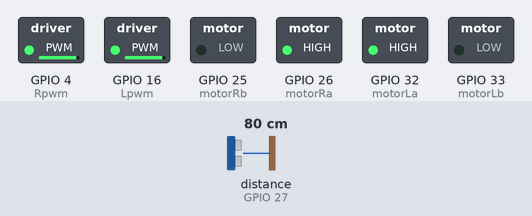
This sketch was run on a simulated ESP32. Parts: switched loads named in the sketch (green lamp = pin HIGH). Wiring (inferred from the names in the program): ultrasonic range finder: trigger GPIO 14; echo GPIO 27. Inputs (shaded band) come from the test bench; at power-on: distance to the obstacle (sensor on GPIO 27) 80 cm. The echo pulse lasts 58.3 µs per cm; pins used as bus, display or sensor lines are not drawn; what the sketch prints to the serial monitor is not drawn.

Above: at 1.2 s.
1.3 s: distance to the obstacle (sensor on GPIO 27) set to 2 cm
At 2.5 s:
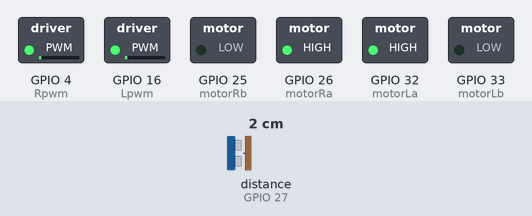
2.8 s: distance to the obstacle (sensor on GPIO 27) set to 35 cm
At 3.6 s:
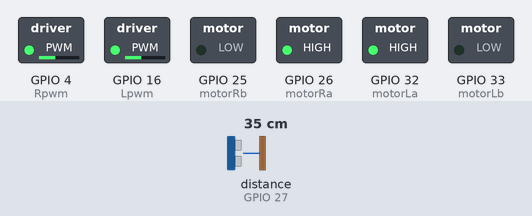
4.3 s: distance to the obstacle (sensor on GPIO 27) set to 60 cm
At 4.8 s:
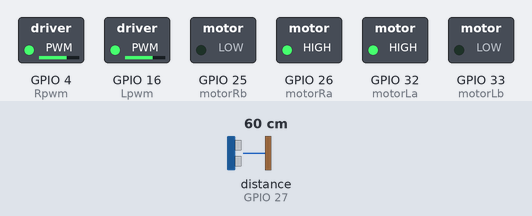
Timing chart, 0 to 7.3 s (numbered marks = the images above; inputs shaded):
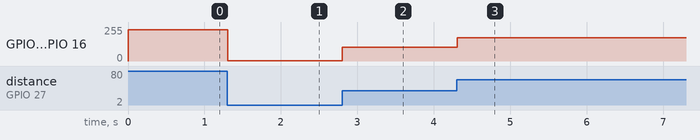

The sketch:

4_Obstical_slowdown.ino
```cpp
/*
  Robot will slow down as it approches obsticals
*/

// Assigning names to esp Pins
#define motorRa 26
#define motorRb 25
#define motorLa 32
#define motorLb 33

#define Rpwm 4
#define Lpwm 16

// ultra sonic sensor global variables
const int trigger_Pin = 14;
const int echo_Pin = 27;
long duration;
int distance;

//Motor Pwm global Variables
const int channel_R = 0;
const int channel_L = 1;
const int freq = 5000;
const int res = 8;

void setup(){
  setup_all_pinouts();
  start_moving();
  Serial.begin(115200);
}

void loop(){
  digitalWrite(trigger_Pin, LOW);
  delayMicroseconds(2);
  digitalWrite(trigger_Pin, HIGH);
  delayMicroseconds(10);
  digitalWrite(trigger_Pin, LOW);
  duration = pulseIn(echo_Pin, HIGH);
  distance= duration*0.034/2;
  //Proportional - controller
  ledcWrite(channel_R , 3*distance);
  ledcWrite(channel_L , 3*distance);
  Serial.println(distance);

// 20  --> 60
// 10 ->> 30
//100 -->> 300
// 90 -->> 180


  }


void stop_(){
  Serial.println("STOPING");
  digitalWrite(motorLa,LOW);
  digitalWrite(motorRa,LOW);
  digitalWrite(motorLb,LOW);
  digitalWrite(motorRb,LOW);

}

void  start_moving(){
  digitalWrite(motorLa,HIGH);
  digitalWrite(motorRa,HIGH);
  digitalWrite(motorLb,LOW);
  digitalWrite(motorRb,LOW);
  ledcWrite(channel_R , 150);
  ledcWrite(channel_L , 150);
}


void setup_all_pinouts(){
  pinMode(trigger_Pin, OUTPUT);
  pinMode(echo_Pin, INPUT);
  // motor pwm signal setup
  pinMode(motorLa, OUTPUT);
  pinMode(motorLb, OUTPUT);
  pinMode(motorRa, OUTPUT);
  pinMode(motorRb, OUTPUT);
  ledcSetup(channel_R ,freq , res);
  ledcSetup(channel_L ,freq , res);
  ledcAttachPin(Rpwm,channel_R);
  ledcAttachPin(Lpwm,channel_L);
}
```

Measured:
- after the input at 1.3 s, GPIO 4 (Rpwm), GPIO 16 (Lpwm): 236/255 → 3/255 at once
- after the input at 2.8 s, GPIO 4 (Rpwm), GPIO 16 (Lpwm): 3/255 → 102/255 at once
- after the input at 4.3 s, GPIO 4 (Rpwm), GPIO 16 (Lpwm): 102/255 → 176/255 at once
